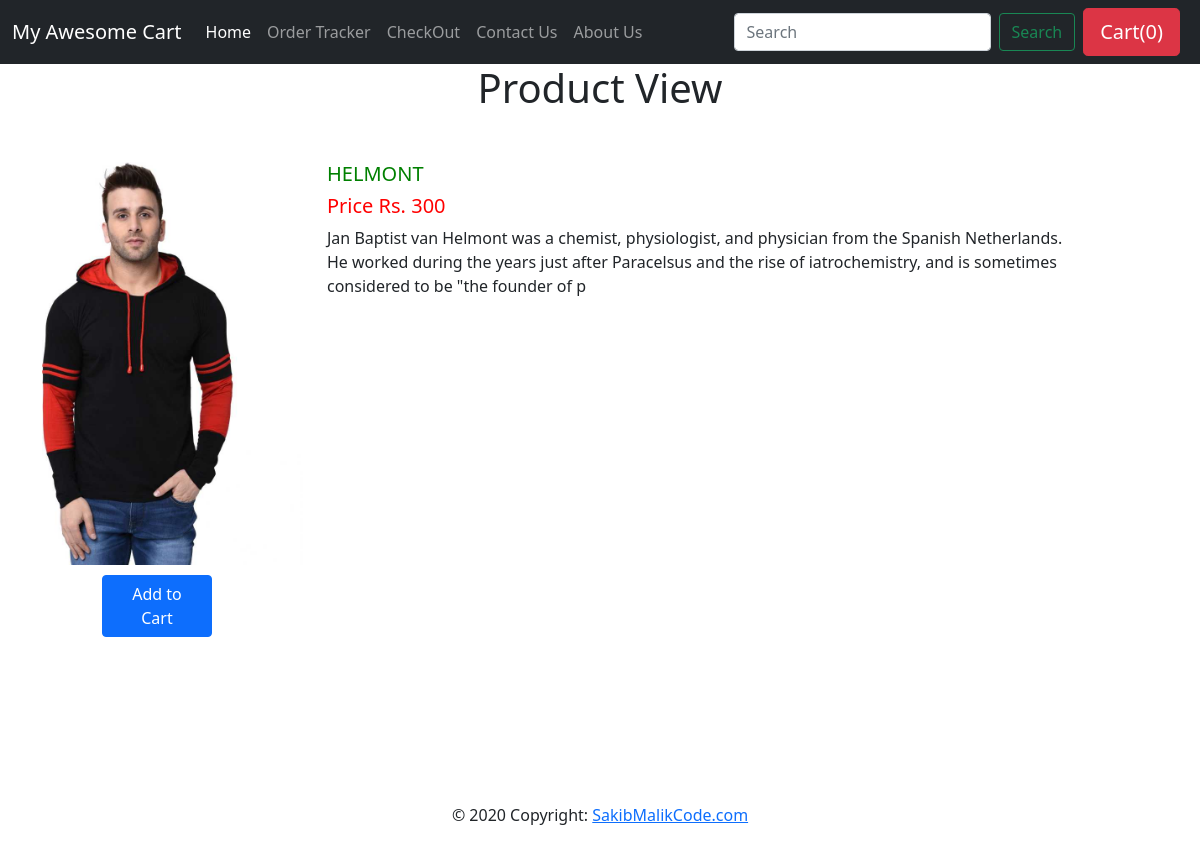
The page /shop/proview/9 on the database its author committed.
### shop/models.py (models this page shows, shortened)
class Product(models.Model):
    product_id = models.AutoField
    product_name = models.CharField(max_length=50)
    product_desc = models.CharField(max_length=300)
    product_date = models.DateField()
    category = models.CharField(max_length=50, default="")
    subcategory = models.CharField(max_length=50, default="")
    price = models.IntegerField(default=0)
    image = models.ImageField(upload_to="shop/images", default="")

### shop/views.py (the view)
# urls.py: path("proview/<int:myid>", views.proview, name="product View"),
def proview(request, myid):
    products = Product.objects.filter(id=myid)
    param = {'product': products[0], 'myid': myid}
    return render(request, 'shop/proview.html', param)

### shop/templates/shop/proview.html (shortened to what this page needs)
{% extends 'shop/basic.html' %}
{% block body %}
<h1 class="proview">Product View</h1>
<div class="container my-4">
    <div class="row">
        <div class="col-xs-3 col-sm-3 col-md-3">
            <div class="row">
                <img src="/media/{{product.image}}" width="100%" height="100%">
            </div>
            <div class="row">
                 <span id="divpr{{myid}}" class="divpr">
                 <button id="pr{{myid}}" class="btn btn-primary cart mx-0" style="width: 110px;"> Add to Cart </button>
            </span>
            </div>
        </div>
        <div class="col-md-8">
            <h5 style="color: green" id="namepr{{myid}}">{{product.product_name}}</h5>
            <h5 style="color: red" id="pricepr{{myid}}">Price Rs. {{product.price}}</h5>
            <p>{{product.product_desc}}</p>
        </div>
    </div>
</div>
{% endblock %}

### rows shown on the page
Product: image (picture), product_name "HELMONT", price "300", product_desc "Jan Baptist van Helmont was a chemist, physiologist, and physician from the Spanish Netherlands. He worked during the years just after Paracelsus and the rise of iatrochemistry, and is sometimes considered to be \"the founder of p"
